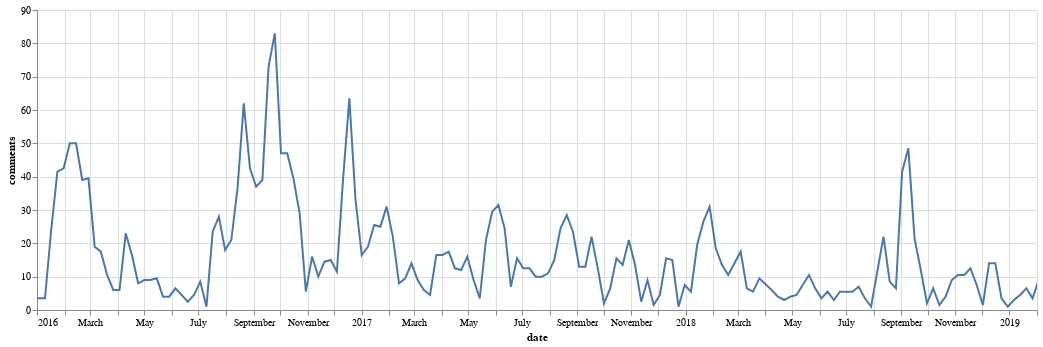

Notebook cell for this chart:
### Code cell
# Comment totals over time
all_user_data = user_data.reset_index().groupby('date').sum()['comments'].reset_index()
alt.Chart(data=all_user_data, width=1000).mark_line(clip=True).encode(
    x=alt.X('date', scale=alt.Scale(domain=["2016-01-01", "2019-02-01"])),
    y='comments',
)

### Figure 1 — Vega-Lite specification as saved in the notebook (floating-point values rounded to 4 significant figures; data arrays with more than 128 entries replaced by an {"elided": "..."} marker saying what was removed)
{"$schema": "https://vega.github.io/schema/vega-lite/v2.6.0.json", "config": {"view": {"height": 300, "width": 400}}, "data": {"name": "data-db262db296f68f5cadb3d23870c8f09f"}, "datasets": {"data-db262db296f68f5cadb3d23870c8f09f": {"elided": "161 records"}}, "encoding": {"x": {"field": "date", "scale": {"domain": ["2016-01-01", "2019-02-01"]}, "type": "temporal"}, "y": {"field": "comments", "type": "quantitative"}}, "mark": {"clip": true, "type": "line"}, "width": 1000}
